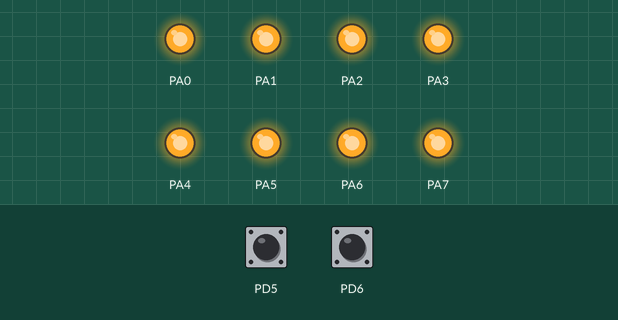
Simulated run of this program. Board: ATmega32, built with avr-gcc and emulated at 8 MHz (the files do not name the chip). On the bench: output pins drawn as LEDs (lit = HIGH). Inputs (shaded band) come from the test bench; at power-on: PD6 HIGH, PD5 HIGH.

Above: at 1.2 s.
1.3 s: PD6 pulled LOW for 0.15 s
At 3.2 s:
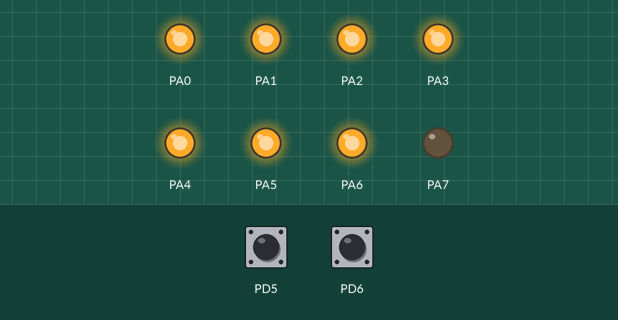
4.3 s: PD5 pulled LOW for 0.15 s
At 6.7 s:
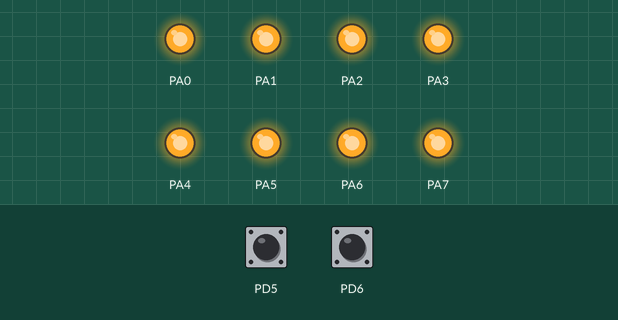
7.3 s: PD6 pulled LOW for 1 s
At 10.2 s:
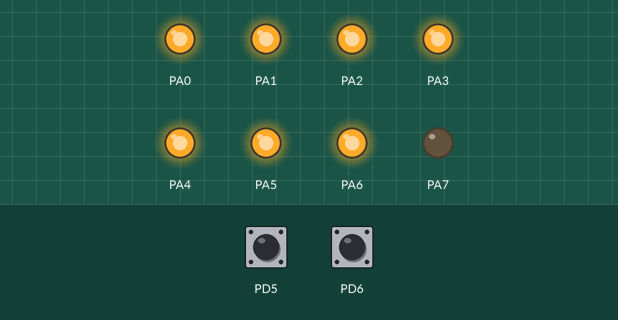
Timing chart, 0 to 11.7 s (numbered marks = the images above; inputs shaded):
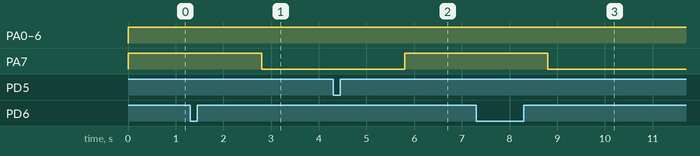

The program:

main.c
```c
#include <avr/io.h>
#include <util/delay.h>

int main(void)
{
	DDRA = 255; //ustawiamy port B jako wyj cie
	PORTA = 255; // ustawienie napiêcia na porcie B
	DDRD = 0b00000000; //ustawiamy port D jako wej cie
	PORTD = 255; // pullup na Porcie D

	while (1)
	{
		if(bit_is_clear(PIND,PD6 ))
		{
			_delay_ms(1500);
			PORTA &=0b01111111;
		}
		if(bit_is_clear(PIND,PD5 ))
		{
			_delay_ms(1500);
			PORTA |= 0b10000000;
		}
	}
}
```

Measured:
- after the input at 1.3 s, PA7: HIGH → LOW after 1.5 s
- after the input at 4.3 s, PA7: LOW → HIGH after 1.5 s
- after the input at 7.3 s, PA7: HIGH → LOW after 1.5 s
